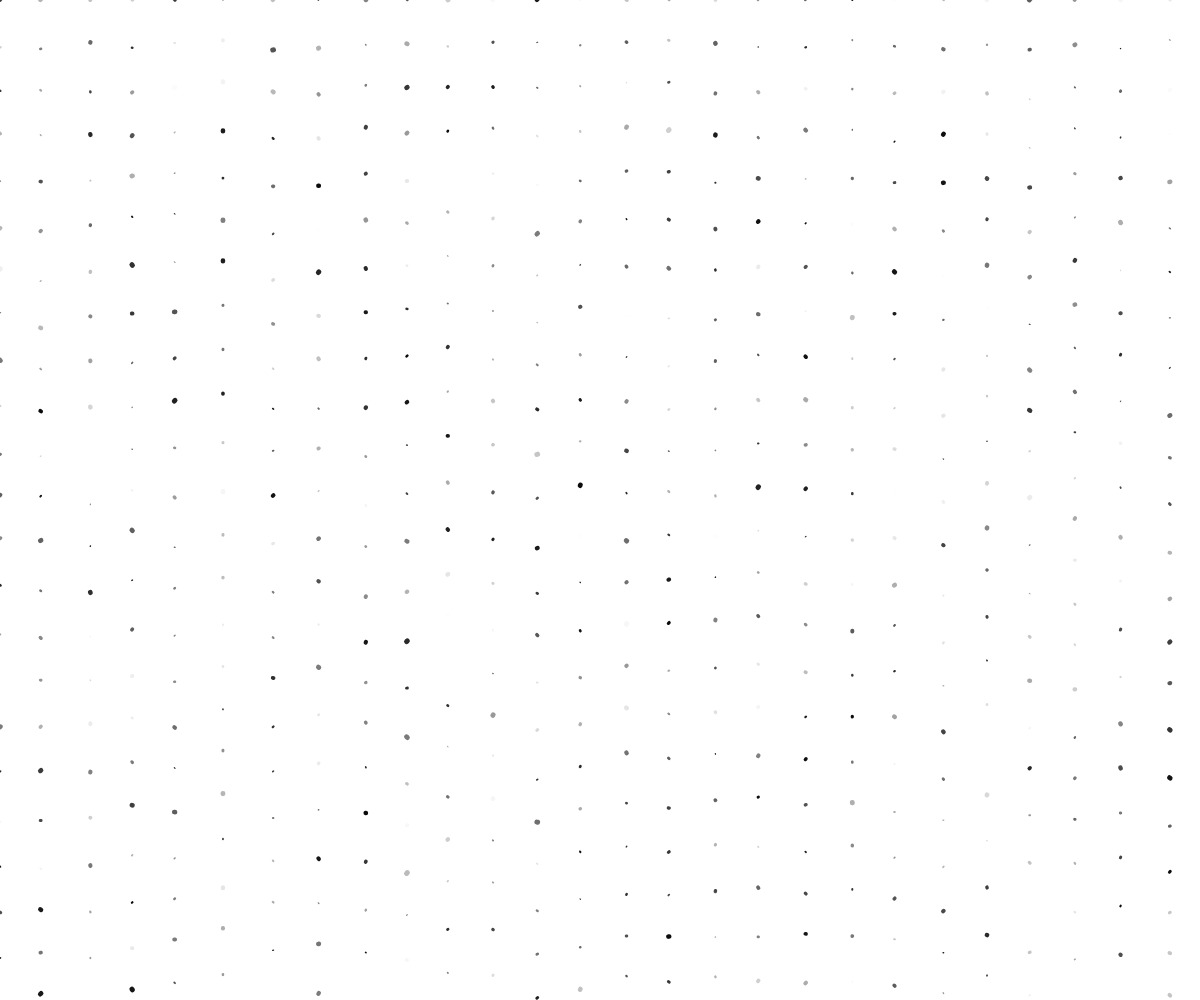
Frame 1 (no input)
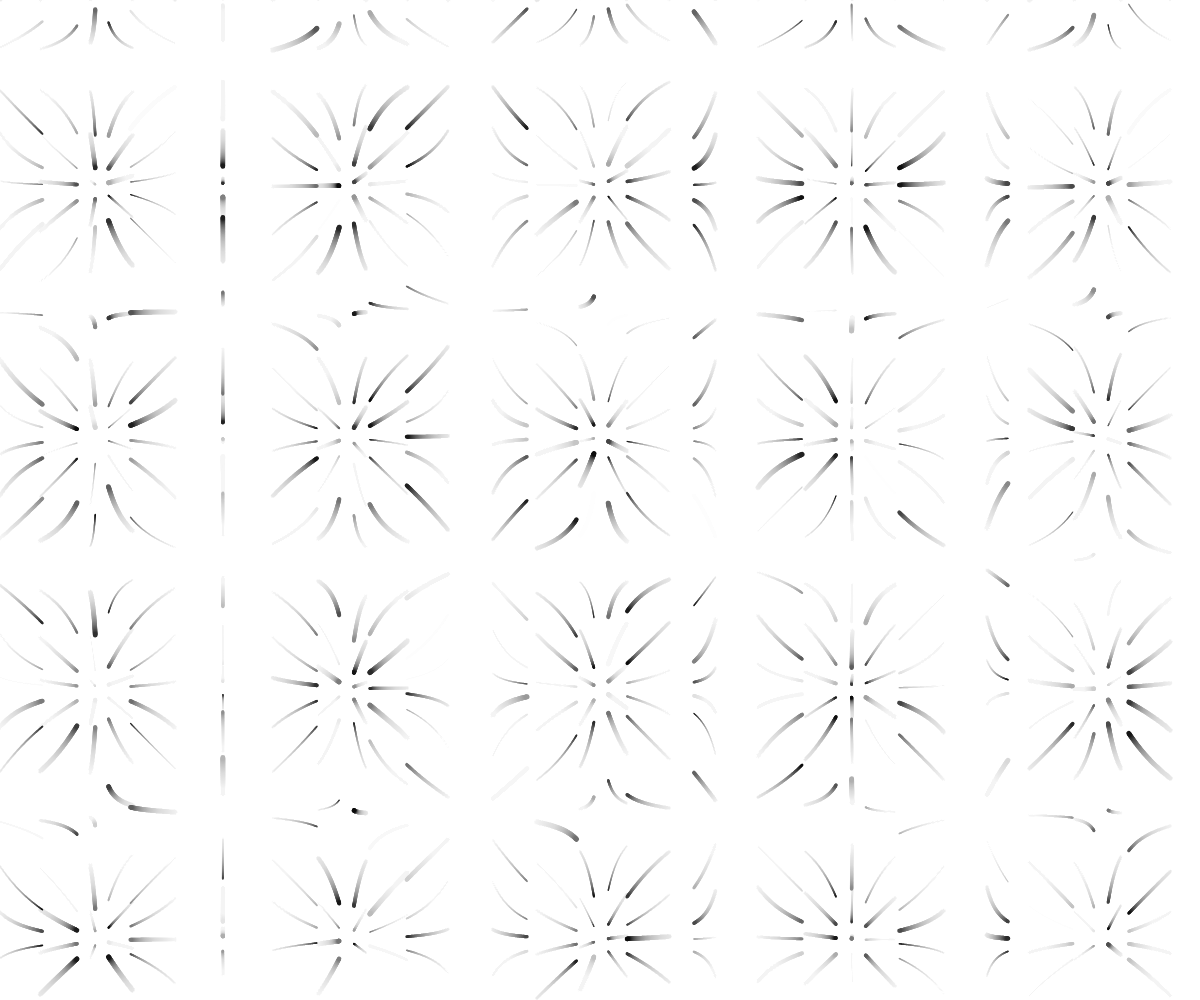
Frame 60 (no input)
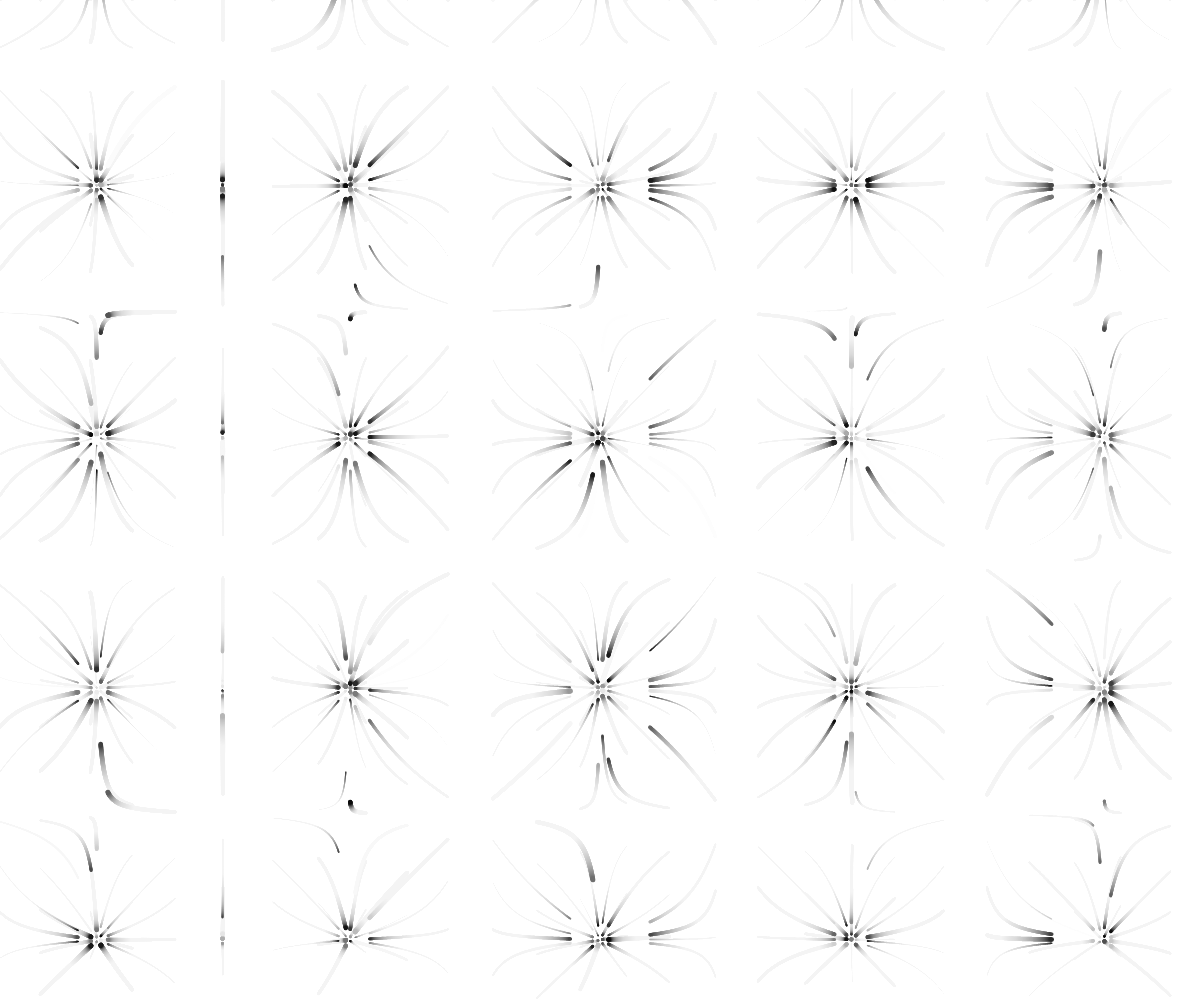
Frame 120 (the mouse pressed at the canvas centre since frame 60)

The p5.js sketch that drew these frames (run headless with seeded random() and noise() and a simulated clock; from frame 60 on, the mouse is pressed at the canvas centre):

// p5.js sketch
// ── sketch.js
/******************
Code by Vamoss
Original code link:
https://www.openprocessing.org/sketch/751983

Author links:
http://vamoss.com.br
http://twitter.com/vamoss
http://github.com/vamoss
******************/

//Inspired by Felix Auer
//http://www.felixauer.com/javascript/difeqrk.html

// 파티클들을 저장하는 배열,  파티클 색상을 저장하는 배열
let blobs = [];


//  파티클 움직임의 변화를 제어하는 변수, 그래픽 요소의 크기와 중심을 계산하는 변수들
let xScale, yScale, centerX, centerY;

function setup(){
  createCanvas(windowWidth, windowHeight)

  centerX = width/2
  centerY = height/2

  xScale = width / 30;
  yScale = width / 30;

  for(let x = 0; x < width; x+= random(40,50)){
    for(let y = 0; y < height; y+=random(40,50)){
      var blob = {
        // 캔버스 상에 표시될 위치(하지만 어느 캔버스에서도 동일한 효과일 수 있게 스케일링)
        x: getXPos(x),
        y: getYPos(y),

        size: random(1, 5),
        lastX: x,
        lastY: y,
        color: random(0,255),

        // 파티클의 움직임 방향 설정
        // 0.5 이상인 경우 1, 아닌 경우 -1
        direction: -0.1
      };
      blobs.push(blob);
    }
  }
  console.log(sin(90))
}

function draw(){
  
  var stepsize = deltaTime * 0.005;
  for(let i = 0; i < blobs.length; i++){
    blob = blobs[i]
    var x = sin(blob.x)
    var y = cos(blob.y)

    blob.x += x*blob.direction*0.2
    blob.y += y*blob.direction*0.2

    stroke(blob.color)
    strokeWeight(blob.size)
    x = getXPrint(blob.x)
    y = getYPrint(blob.y)
    line(x, y, blob.lastX, blob.lastY)

    blob.lastX = x
    blob.lastY = y
  }
  background(255,10)
}

// getXPos(x) 함수는 x 좌표를 받아들이고, 이를 캔버스의 중심을 기준으로 스케일링한 값을 반환
// 캔버스의 중심을 (0, 0)으로 생각하고, x와 y 좌표를 이 중심으로부터 얼마나 떨어져 있는지를 계산합니다.
function getXPos(x) {
  return (x - centerX) / xScale;
}
function getYPos(y) {
  return (y - centerY) / yScale;
}


// 이 함수들은 변환된 좌표를 다시 실제 화면의 좌표로 되돌려줍니다.
// 함수는 x 좌표를 받아들이고, 이를 실제 화면에서의 좌표값으로 변환
function getXPrint(x) {
  return xScale * x + centerX;
}
function getYPrint(y) {
  return yScale * y + centerY;
}
